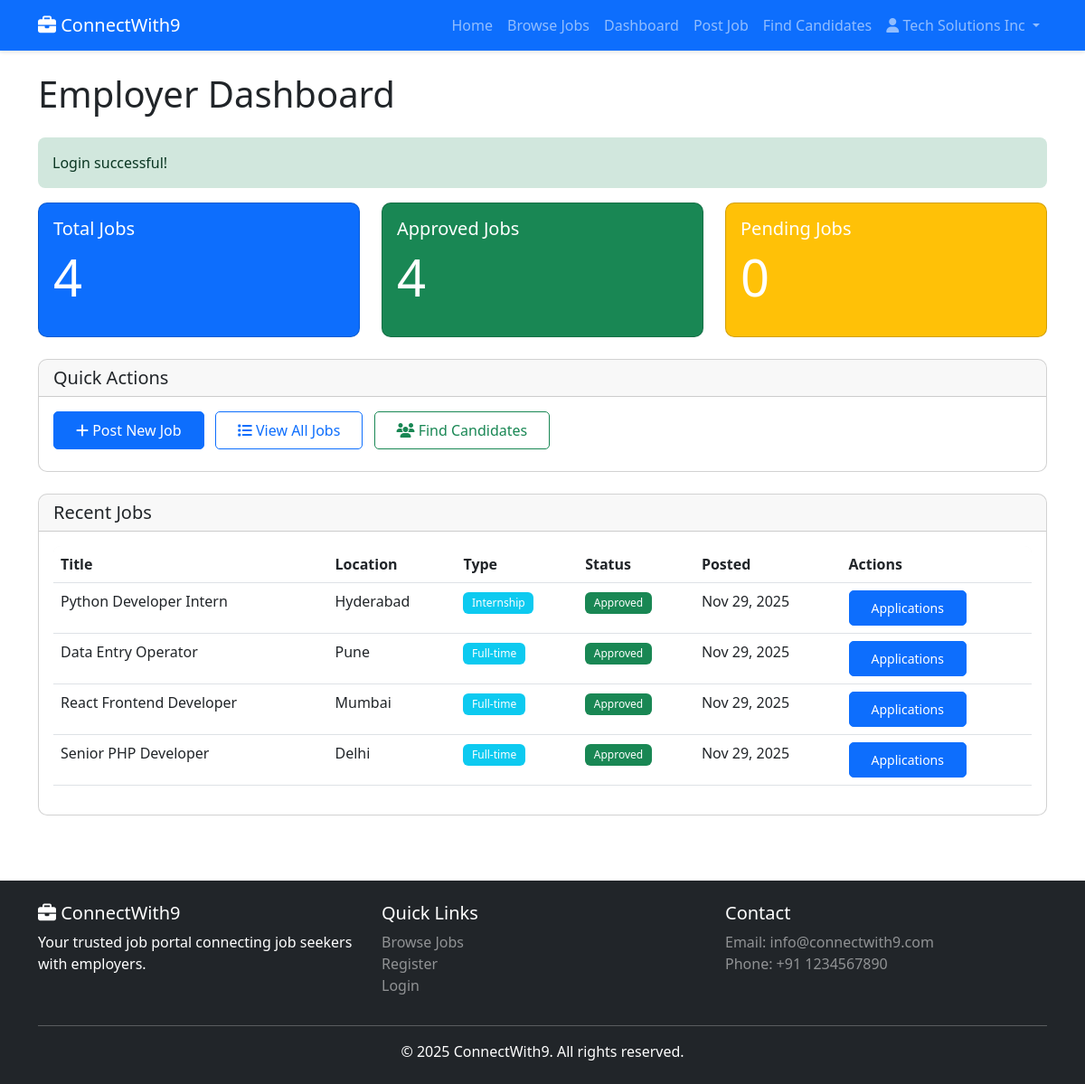
/employer/dashboard (signed in), run on the app's committed database.
### tables this page shows
CREATE TABLE IF NOT EXISTS users (
    id INT AUTO_INCREMENT PRIMARY KEY,
    name VARCHAR(100) NOT NULL,
    email VARCHAR(100) NOT NULL UNIQUE,
    password VARCHAR(255) NOT NULL,
    type ENUM('jobseeker','employer','admin') DEFAULT 'jobseeker',
    verified TINYINT(1) DEFAULT 0,
    created_at TIMESTAMP DEFAULT CURRENT_TIMESTAMP,
    INDEX idx_email (email),
    INDEX idx_type (type)
);

CREATE TABLE IF NOT EXISTS jobs (
    id INT AUTO_INCREMENT PRIMARY KEY,
    title VARCHAR(255) NOT NULL,
    description TEXT NOT NULL,
    category_id INT NOT NULL,
    employer_id INT NOT NULL,
    location VARCHAR(100) NOT NULL,
    salary VARCHAR(50),
    type ENUM('Full-time','Part-time','Contract','Internship') DEFAULT 'Full-time',
    status ENUM('Pending','Approved','Rejected') DEFAULT 'Pending',
    created_at TIMESTAMP DEFAULT CURRENT_TIMESTAMP,
    FOREIGN KEY (category_id) REFERENCES categories(id) ON DELETE CASCADE,
    FOREIGN KEY (employer_id) REFERENCES users(id) ON DELETE CASCADE,
    INDEX idx_status (status),
    INDEX idx_category (category_id),
    INDEX idx_location (location),
    INDEX idx_created (created_at)
);

### app/controllers/EmployerController.php (called while the page is built, shortened)
<?php
require_once __DIR__ . '/../../config/database.php';
require_once __DIR__ . '/../../includes/functions.php';
require_once __DIR__ . '/../../app/models/Job.php';
require_once __DIR__ . '/../../app/models/User.php';
class EmployerController {
    private $jobModel;
    public function __construct() {
        $this->jobModel = new Job();
    }
    public function dashboard() {
        $user = getCurrentUser();
        $stats = [
            'total_jobs' => $this->jobModel->count(['employer_id' => $user['id']]),
            'approved_jobs' => $this->jobModel->count([
                'employer_id' => $user['id'],
                'status' => JOB_STATUS_APPROVED
            ]),
            'pending_jobs' => $this->jobModel->count([
                'employer_id' => $user['id'],
                'status' => JOB_STATUS_PENDING
            ]),
        ];
        $recentJobs = $this->jobModel->getAll([
            'employer_id' => $user['id'],
            'limit' => 10
        ]);
        require __DIR__ . '/../views/employer/dashboard.php';
    }
}

### includes/functions.php (called while the page is built, shortened)
<?php
function isLoggedIn() {
    return isset($_SESSION['user_id']);
}
function getCurrentUser() {
    require_once __DIR__ . '/../app/models/User.php';
    $userModel = new User();
    return $userModel->findById($_SESSION['user_id']);
}
function formatDate($date, $format = 'M d, Y') {
    return date($format, strtotime($date));
}
function getFlash($key) {
    if (isset($_SESSION['flash'][$key])) {
        $message = $_SESSION['flash'][$key];
        return $message;
    }
    return null;
}
function baseUrl($path = '') {
    $protocol = isset($_SERVER['HTTPS']) && $_SERVER['HTTPS'] === 'on' ? 'https' : 'http';
    $host = $_SERVER['HTTP_HOST'] ?? 'localhost:5000';
    $baseUrl = $protocol . '://' . $host;
    return $baseUrl . '/' . ltrim($path, '/');
}
function asset($path) {
    return baseUrl('assets/' . ltrim($path, '/'));
}

### config/database.php (called while the page is built, shortened)
<?php
class Database {
    private static $instance = null;
    private $conn;
    private function __construct() {
        try {
            $dsn = "mysql:host=" . DB_HOST . ";dbname=" . DB_NAME . ";charset=utf8mb4";
            $options = [
                PDO::ATTR_ERRMODE => PDO::ERRMODE_EXCEPTION,
                PDO::ATTR_DEFAULT_FETCH_MODE => PDO::FETCH_ASSOC,
                PDO::ATTR_EMULATE_PREPARES => false,
            ];
            $this->conn = new PDO($dsn, DB_USER, DB_PASS, $options);
        } catch (PDOException $e) {
            error_log("Database Connection Error: " . $e->getMessage());
            die("Database connection failed. Please try again later.");
        }
    }
    public static function getInstance() {
        if (self::$instance === null) {
            self::$instance = new self();
        }
        return self::$instance;
    }
    public function getConnection() {
        return $this->conn;
    }
}
function getDB() {
    return Database::getInstance()->getConnection();
}

### app/models/User.php (called while the page is built, shortened)
<?php
require_once __DIR__ . '/../../config/database.php';
class User {
    private $db;
    public function __construct() {
        $this->db = getDB();
    }
    public function findById($id) {
        $sql = "SELECT * FROM users WHERE id = :id LIMIT 1";
        $stmt = $this->db->prepare($sql);
        $stmt->execute([':id' => $id]);
        return $stmt->fetch();
    }
}

### app/models/Job.php (called while the page is built, shortened)
<?php
require_once __DIR__ . '/../../config/database.php';
class Job {
    private $db;
    public function __construct() {
        $this->db = getDB();
    }
    public function getAll($filters = []) {
        $sql = "SELECT j.*, u.name as employer_name, c.name as category_name, c.slug as category_slug
                FROM jobs j
                LEFT JOIN users u ON j.employer_id = u.id
                LEFT JOIN categories c ON j.category_id = c.id
                WHERE 1=1";
        $params = [];
        if (!empty($filters['employer_id'])) {
            $sql .= " AND j.employer_id = :employer_id";
            $params[':employer_id'] = $filters['employer_id'];
        }
        $sql .= " ORDER BY j.created_at DESC";
        if (!empty($filters['limit'])) {
            $sql .= " LIMIT :limit OFFSET :offset";
        }
        $stmt = $this->db->prepare($sql);
        foreach ($params as $key => $value) {
            $stmt->bindValue($key, $value);
        }
        if (!empty($filters['limit'])) {
            $stmt->bindValue(':limit', (int)$filters['limit'], PDO::PARAM_INT);
            $stmt->bindValue(':offset', (int)($filters['offset'] ?? 0), PDO::PARAM_INT);
        }
        $stmt->execute();
        return $stmt->fetchAll();
    }
    public function count($filters = []) {
        $sql = "SELECT COUNT(*) as total FROM jobs WHERE 1=1";
        $params = [];
        if (!empty($filters['status'])) {
            $sql .= " AND status = :status";
            $params[':status'] = $filters['status'];
        }
        if (!empty($filters['employer_id'])) {
            $sql .= " AND employer_id = :employer_id";
            $params[':employer_id'] = $filters['employer_id'];
        }
        $stmt = $this->db->prepare($sql);
        $stmt->execute($params);
        $result = $stmt->fetch();
        return $result['total'];
    }
}

### app/views/employer/dashboard.php (the view, shortened to what this page needs)
<?php
require __DIR__ . '/../common/header.php';
?>
<div class="container">
    <h1 class="mb-4">Employer Dashboard</h1>
    <?php if ($success = getFlash('success')): ?>
        <div class="alert alert-success"><?= $success ?></div>
    <?php endif; ?>
    <div class="row mb-4">
        <div class="col-md-4">
            <div class="card text-white bg-primary">
                <div class="card-body">
                    <h5 class="card-title">Total Jobs</h5>
                    <p class="display-4"><?= $stats['total_jobs'] ?></p>
                </div>
            </div>
        </div>
        <div class="col-md-4">
            <div class="card text-white bg-success">
                <div class="card-body">
                    <h5 class="card-title">Approved Jobs</h5>
                    <p class="display-4"><?= $stats['approved_jobs'] ?></p>
                </div>
            </div>
        </div>
        <div class="col-md-4">
            <div class="card text-white bg-warning">
                <div class="card-body">
                    <h5 class="card-title">Pending Jobs</h5>
                    <p class="display-4"><?= $stats['pending_jobs'] ?></p>
                </div>
            </div>
        </div>
    </div>
    <div class="row mb-4">
        <div class="col-md-12">
            <div class="card">
                <div class="card-header">
                    <h5 class="mb-0">Quick Actions</h5>
                </div>
                <div class="card-body">
                    <a href="/employer/post-job" class="btn btn-primary me-2 mb-2"><i class="fas fa-plus"></i> Post New Job</a>
                    <a href="/employer/jobs" class="btn btn-outline-primary me-2 mb-2"><i class="fas fa-list"></i> View All Jobs</a>
                    <a href="/employer/candidates" class="btn btn-outline-success mb-2"><i class="fas fa-users"></i> Find Candidates</a>
                </div>
            </div>
        </div>
    </div>
    <div class="row">
        <div class="col-md-12">
            <div class="card">
                <div class="card-header">
                    <h5 class="mb-0">Recent Jobs</h5>
                </div>
                <div class="card-body">
                    <div class="table-responsive">
                        <table class="table">
                            <thead>
                                <tr>
                                    <th>Title</th>
                                    <th>Location</th>
                                    <th>Type</th>
                                    <th>Status</th>
                                    <th>Posted</th>
                                    <th>Actions</th>
                                </tr>
                            </thead>
                            <tbody>
                                <?php foreach ($recentJobs as $job): ?>
                                <tr>
                                    <td><?= htmlspecialchars($job['title']) ?></td>
                                    <td><?= htmlspecialchars($job['location']) ?></td>
                                    <td><span class="badge bg-info"><?= $job['type'] ?></span></td>
                                    <td>
                                        <span class="badge bg-<?= $job['status'] === 'Approved' ? 'success' : ($job['status'] === 'Pending' ? 'warning' : 'danger') ?>">
                                            <?= $job['status'] ?>
                                        </span>
                                    </td>
                                    <td><?= formatDate($job['created_at']) ?></td>
                                    <td>
                                        <a href="/employer/jobs/<?= $job['id'] ?>/applications" class="btn btn-sm btn-primary">Applications</a>
                                    </td>
                                </tr>
                                <?php endforeach; ?>
                            </tbody>
                        </table>
                    </div>
                </div>
            </div>
        </div>
    </div>
</div>
<?php require __DIR__ . '/../common/footer.php'; ?>

### app/views/common/header.php (shortened to what this page needs)
<?php
require_once __DIR__ . '/../../../includes/functions.php';
$currentUser = getCurrentUser();
?>
<!DOCTYPE html>
<html lang="en">
<head>
    <link href="https://cdn.jsdelivr.net/npm/bootstrap@5.3.0/dist/css/bootstrap.min.css" rel="stylesheet">
    <link href="https://cdnjs.cloudflare.com/ajax/libs/font-awesome/6.4.0/css/all.min.css" rel="stylesheet">
    <link href="<?= asset('css/style.css') ?>" rel="stylesheet">
</head>
<body>
    <nav class="navbar navbar-expand-lg navbar-dark bg-primary">
        <div class="container">
            <a class="navbar-brand" href="/">
                <i class="fas fa-briefcase"></i> ConnectWith9
            </a>
            <div class="collapse navbar-collapse" id="navbarNav">
                <ul class="navbar-nav ms-auto">
                    <li class="nav-item">
                        <a class="nav-link" href="/">Home</a>
                    </li>
                    <li class="nav-item">
                        <a class="nav-link" href="/jobs">Browse Jobs</a>
                    </li>
                    <?php if ($currentUser): ?>
                        <?php if ($currentUser['type'] === USER_TYPE_ADMIN): ?>
                            <li class="nav-item">
                                <a class="nav-link" href="/admin/dashboard">Dashboard</a>
                            </li>
                            <li class="nav-item">
                                <a class="nav-link" href="/admin/candidates">Candidates</a>
                            </li>
                        <?php elseif ($currentUser['type'] === USER_TYPE_EMPLOYER): ?>
                            <li class="nav-item">
                                <a class="nav-link" href="/employer/dashboard">Dashboard</a>
                            </li>
                            <li class="nav-item">
                                <a class="nav-link" href="/employer/post-job">Post Job</a>
                            </li>
                            <li class="nav-item">
                                <a class="nav-link" href="/employer/candidates">Find Candidates</a>
                            </li>
                        <?php endif; ?>
                        <li class="nav-item dropdown">
                            <a class="nav-link dropdown-toggle" href="#" id="userDropdown" role="button" data-bs-toggle="dropdown">
                                <i class="fas fa-user"></i> <?= htmlspecialchars($currentUser['name']) ?>
                            </a>
                        </li>
                    <?php endif; ?>
                </ul>
            </div>
        </div>
    </nav>
    <main class="py-4">

### public/assets/css/style.css (style rules this page uses)
:root { --primary-color: #0d6efd; --secondary-color: #6c757d; --success-color: #198754; --danger-color: #dc3545; --warning-color: #ffc107; --info-color: #0dcaf0; }
body { font-family: 'Segoe UI', Tahoma, Geneva, Verdana, sans-serif; min-height: 100vh; display: flex; flex-direction: column; }
main { flex: 1; }
.card { border-radius: 10px; overflow: hidden; }
.navbar { box-shadow: 0 2px 4px rgba(0,0,0,0.1); }
.btn { border-radius: 5px; padding: 0.5rem 1.5rem; transition: all 0.3s ease; }
.badge { padding: 0.5em 0.8em; font-weight: 500; }
.card { animation: fadeIn 0.5s ease; }
.alert { border-radius: 8px; border: none; }
.table-responsive { border-radius: 8px; }
.table thead { background-color: #f8f9fa; }

### data on the page
users: name "Tech Solutions Inc"
jobs: title "Python Developer Intern", location "Hyderabad", type "Internship", status "Approved", created_at "Nov 29, 2025"
jobs: title "Data Entry Operator", location "Pune", type "Full-time", status "Approved", created_at "Nov 29, 2025"
jobs: title "React Frontend Developer", location "Mumbai", type "Full-time", status "Approved", created_at "Nov 29, 2025"
jobs: title "Senior PHP Developer", location "Delhi", type "Full-time", status "Approved", created_at "Nov 29, 2025"

### other printed values
$success "Login successful!"
$stats['total_jobs'] "4"
$stats['approved_jobs'] "4"
$stats['pending_jobs'] "0"
